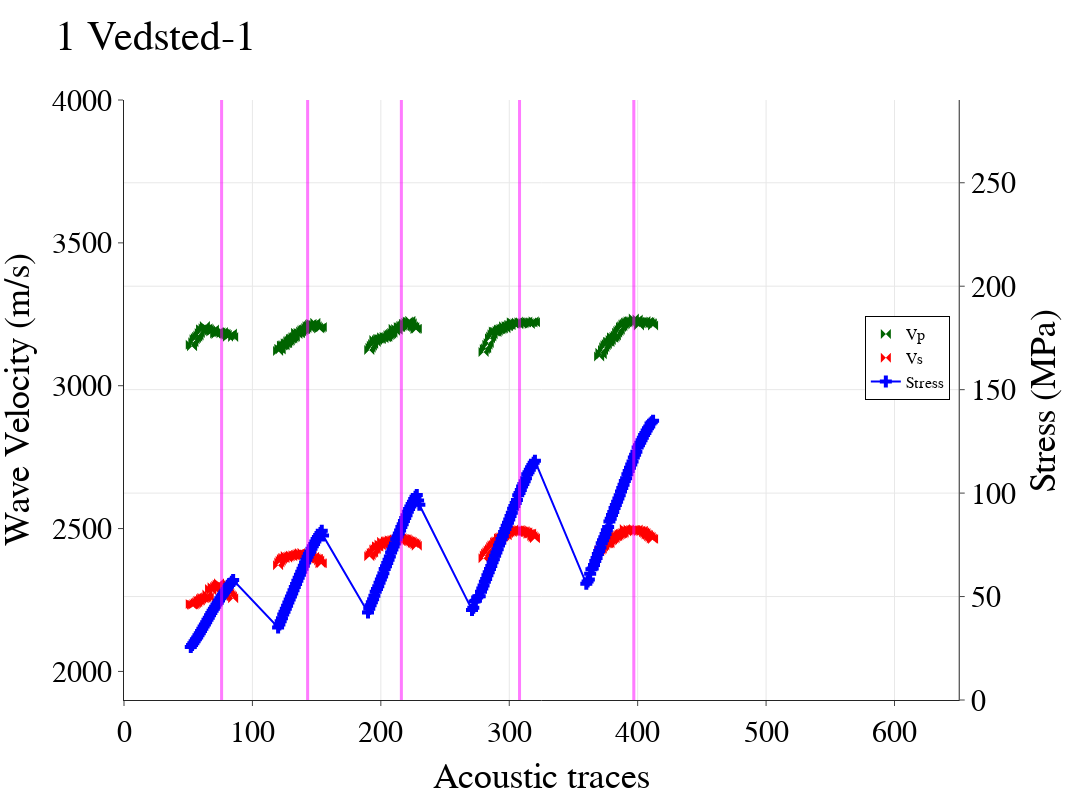

This figure's notebook cell:
### Code cell
fig = make_subplots(specs=[[{"secondary_y": True}]])


## Experimental data
# Denmark
fig.add_trace(go.Scatter(x = Traces_1_LISA, y = Pvel_1_LISA,  mode='markers', marker_symbol='bowtie', name='Vp', marker=dict(color='darkgreen',size=10)))
fig.add_trace(go.Scatter(x = Traces_1_LISA, y = Svel_1_LISA,  mode='markers', marker_symbol='bowtie', name='Vs', marker=dict(color='red',size=10)))
fig.add_trace(go.Scatter(x = Traces_1_LISA, y = Stress_1_LISA,  mode='lines+markers', marker_symbol='cross', name='Stress', marker=dict(color='blue',size=10)), secondary_y=True)

# fig.add_trace(go.Scatter(x = Traces_1_LISA, y = TotalP_1_LISA,  mode='lines+markers', marker_symbol='bowtie', name='Total Vp', marker=dict(color='blue',size=5)))
# fig.add_trace(go.Scatter(x = Traces_1_LISA, y = TotalS_1_LISA,  mode='lines+markers', marker_symbol='bowtie', name='Total Vs', marker=dict(color='orange',size=5)), secondary_y=True)


fig.update_layout(template="simple_white", autosize=False, width=1400, height=800,
    title="1 Vedsted-1",
    xaxis_title="Acoustic traces",
    yaxis_title="Wave Velocity (m/s)",
    yaxis2_title='Stress (MPa)',
    font=dict(
        family="New Times Roman",
        size=30,
        color="Black"
    ),
    legend=dict(title=None, orientation='v', y=0.5, yanchor="bottom", x=0.93, xanchor="right", font=dict(size = 16), bordercolor='black', borderwidth=1)
)

# plotly manual axis adjustments
fig.update_yaxes(range=[1900,4000], secondary_y=False)
fig.update_yaxes(range=[0,290], secondary_y=True)
fig.update_xaxes(range=[0,650])
fig.update_yaxes(showgrid=True)
fig.update_xaxes(showgrid=True)
fig['layout']['yaxis']['showgrid'] = False
fig.add_vline(x=76, line_width=3, line_color="fuchsia")
fig.add_vline(x=76, line_width=3, line_color="fuchsia")
fig.add_vline(x=143, line_width=3, line_color="fuchsia")
fig.add_vline(x=143, line_width=3, line_color="fuchsia")
fig.add_vline(x=216, line_width=3, line_color="fuchsia")
fig.add_vline(x=216, line_width=3, line_color="fuchsia")
fig.add_vline(x=308, line_width=3, line_color="fuchsia")
fig.add_vline(x=308, line_width=3, line_color="fuchsia")
fig.add_vline(x=397, line_width=3, line_color="fuchsia")
fig.add_vline(x=397, line_width=3, line_color="fuchsia")

fig.show()

### Figure 1 — Plotly figure (JSON) as saved in the notebook; plotly's stock layout.template omitted (floating-point values rounded to 4 significant figures; data arrays with more than 128 entries replaced by an {"elided": "..."} marker saying what was removed)
{"data": [{"marker": {"color": "darkgreen", "size": 10, "symbol": "bowtie"}, "mode": "markers", "name": "Vp", "type": "scatter", "x": {"elided": "214 int values"}, "y": {"elided": "214 float values"}}, {"marker": {"color": "red", "size": 10, "symbol": "bowtie"}, "mode": "markers", "name": "Vs", "type": "scatter", "x": {"elided": "214 int values"}, "y": {"elided": "214 float values"}}, {"marker": {"color": "blue", "size": 10, "symbol": "cross"}, "mode": "lines+markers", "name": "Stress", "type": "scatter", "x": {"elided": "214 int values"}, "xaxis": "x", "y": {"elided": "214 float values"}, "yaxis": "y2"}], "layout": {"autosize": false, "font": {"color": "Black", "family": "New Times Roman", "size": 30}, "height": 800, "legend": {"bordercolor": "black", "borderwidth": 1, "font": {"size": 16}, "orientation": "v", "title": {}, "x": 0.93, "xanchor": "right", "y": 0.5, "yanchor": "bottom"}, "shapes": [{"line": {"color": "fuchsia", "width": 3}, "type": "line", "x0": 76, "x1": 76, "xref": "x", "y0": 0, "y1": 1, "yref": "y domain"}, {"line": {"color": "fuchsia", "width": 3}, "type": "line", "x0": 76, "x1": 76, "xref": "x", "y0": 0, "y1": 1, "yref": "y domain"}, {"line": {"color": "fuchsia", "width": 3}, "type": "line", "x0": 143, "x1": 143, "xref": "x", "y0": 0, "y1": 1, "yref": "y domain"}, {"line": {"color": "fuchsia", "width": 3}, "type": "line", "x0": 143, "x1": 143, "xref": "x", "y0": 0, "y1": 1, "yref": "y domain"}, {"line": {"color": "fuchsia", "width": 3}, "type": "line", "x0": 216, "x1": 216, "xref": "x", "y0": 0, "y1": 1, "yref": "y domain"}, {"line": {"color": "fuchsia", "width": 3}, "type": "line", "x0": 216, "x1": 216, "xref": "x", "y0": 0, "y1": 1, "yref": "y domain"}, {"line": {"color": "fuchsia", "width": 3}, "type": "line", "x0": 308, "x1": 308, "xref": "x", "y0": 0, "y1": 1, "yref": "y domain"}, {"line": {"color": "fuchsia", "width": 3}, "type": "line", "x0": 308, "x1": 308, "xref": "x", "y0": 0, "y1": 1, "yref": "y domain"}, {"line": {"color": "fuchsia", "width": 3}, "type": "line", "x0": 397, "x1": 397, "xref": "x", "y0": 0, "y1": 1, "yref": "y domain"}, {"line": {"color": "fuchsia", "width": 3}, "type": "line", "x0": 397, "x1": 397, "xref": "x", "y0": 0, "y1": 1, "yref": "y domain"}], "title": {"text": "1 Vedsted-1"}, "width": 1400, "xaxis": {"anchor": "y", "domain": [0, 0.94], "range": [0, 650], "showgrid": true, "title": {"text": "Acoustic traces"}}, "yaxis": {"anchor": "x", "domain": [0, 1], "range": [1900, 4000], "showgrid": false, "title": {"text": "Wave Velocity (m/s)"}}, "yaxis2": {"anchor": "x", "overlaying": "y", "range": [0, 290], "showgrid": true, "side": "right", "title": {"text": "Stress (MPa)"}}}}
